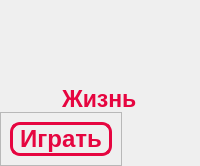
         <widget class="QWidget" name="life_page">
          <property name="cursor">
           <cursorShape>ArrowCursor</cursorShape>
          </property>
          <layout class="QVBoxLayout" name="verticalLayout_15">
           <property name="spacing">
            <number>0</number>
           </property>
           <property name="leftMargin">
            <number>0</number>
           </property>
           <property name="topMargin">
            <number>0</number>
           </property>
           <property name="rightMargin">
            <number>0</number>
           </property>
           <property name="bottomMargin">
            <number>0</number>
           </property>
           <item alignment="Qt::AlignHCenter|Qt::AlignTop">
            <widget class="QLabel" name="label_4">
             <property name="minimumSize">
              <size>
               <width>86</width>
               <height>86</height>
              </size>
             </property>
             <property name="frameShape">
              <enum>QFrame::NoFrame</enum>
             </property>
             <property name="text">
              <string/>
             </property>
             <property name="pixmap">
              <pixmap>qt_icons/life.png</pixmap>
             </property>
             <property name="scaledContents">
              <bool>true</bool>
             </property>
            </widget>
           </item>
           <item alignment="Qt::AlignHCenter">
            <widget class="QLabel" name="life_label">
             <property name="font">
              <font>
               <pointsize>17</pointsize>
               <weight>75</weight>
               <bold>true</bold>
              </font>
             </property>
             <property name="styleSheet">
              <string notr="true">color: rgb(230, 5, 64)</string>
             </property>
             <property name="text">
              <string>Жизнь</string>
             </property>
            </widget>
           </item>
           <item alignment="Qt::AlignLeft|Qt::AlignTop">
            <widget class="QFrame" name="frame_13">
             <property name="sizePolicy">
              <sizepolicy hsizetype="Preferred" vsizetype="Expanding">
               <horstretch>0</horstretch>
               <verstretch>3</verstretch>
              </sizepolicy>
             </property>
             <property name="frameShape">
              <enum>QFrame::StyledPanel</enum>
             </property>
             <property name="frameShadow">
              <enum>QFrame::Raised</enum>
             </property>
             <layout class="QHBoxLayout" name="horizontalLayout_10">
              <item alignment="Qt::AlignLeft">
               <widget class="QPushButton" name="life_play">
                <property name="font">
                 <font>
                  <pointsize>18</pointsize>
                  <weight>75</weight>
                  <bold>true</bold>
                 </font>
                </property>
                <property name="cursor">
                 <cursorShape>PointingHandCursor</cursorShape>
                </property>
                <property name="styleSheet">
                 <string notr="true">QPushButton{
border: 3px solid rgb(230, 5, 64);
border-radius: 10px;
color: rgb(230, 5, 64)
}
QPushButton:hover{
border: 3px solid rgb(230, 5, 64);
border-radius: 10px;
color: rgb(230, 5, 64);
background-color: rgba(230, 5, 64, 70)
}</string>
                </property>
                <property name="text">
                 <string> Играть </string>
                </property>
               </widget>
              </item>
             </layout>
            </widget>
           </item>
          </layout>
         </widget>
